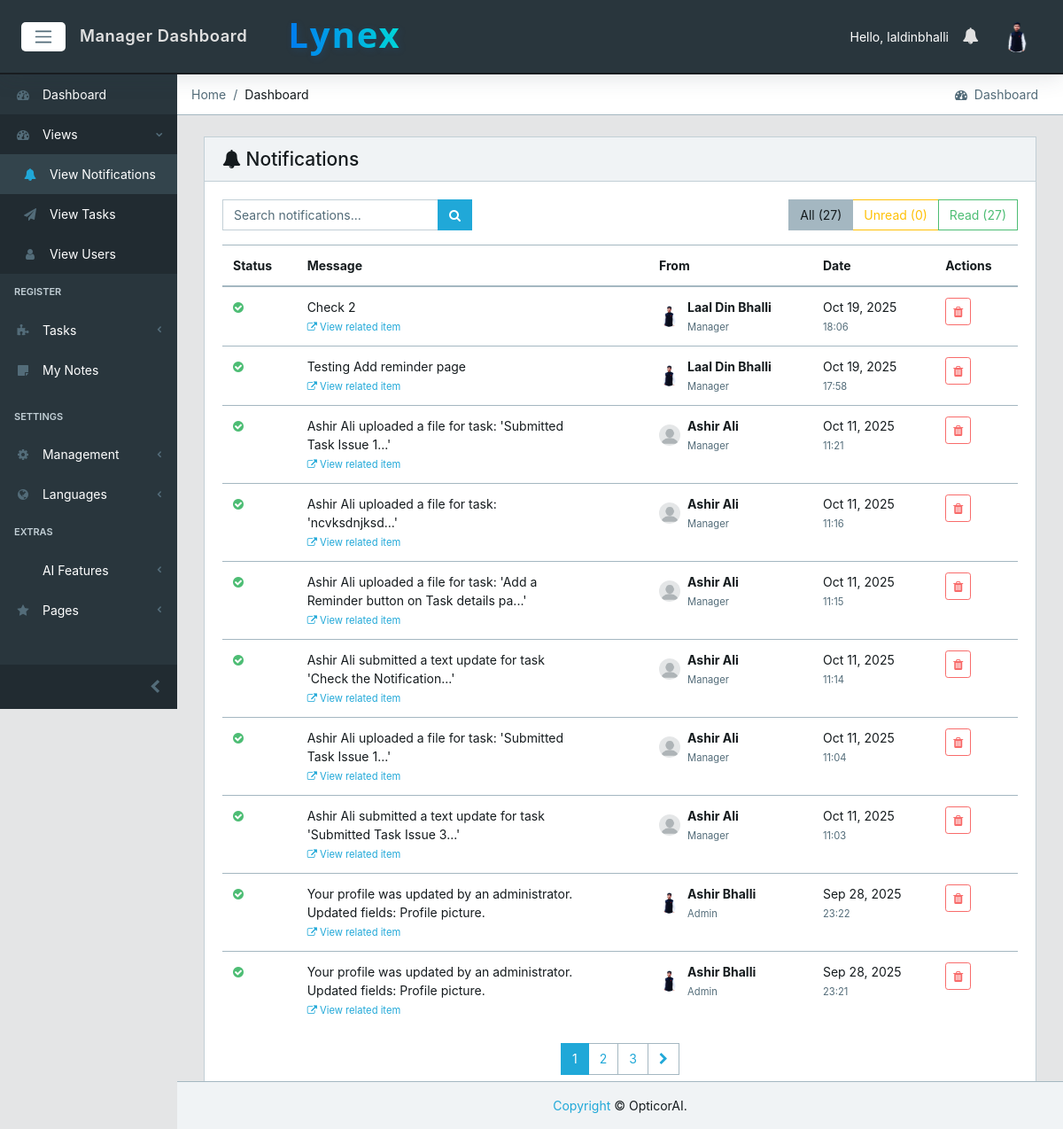
Page /notifications/ (signed in) on the earlier database version.
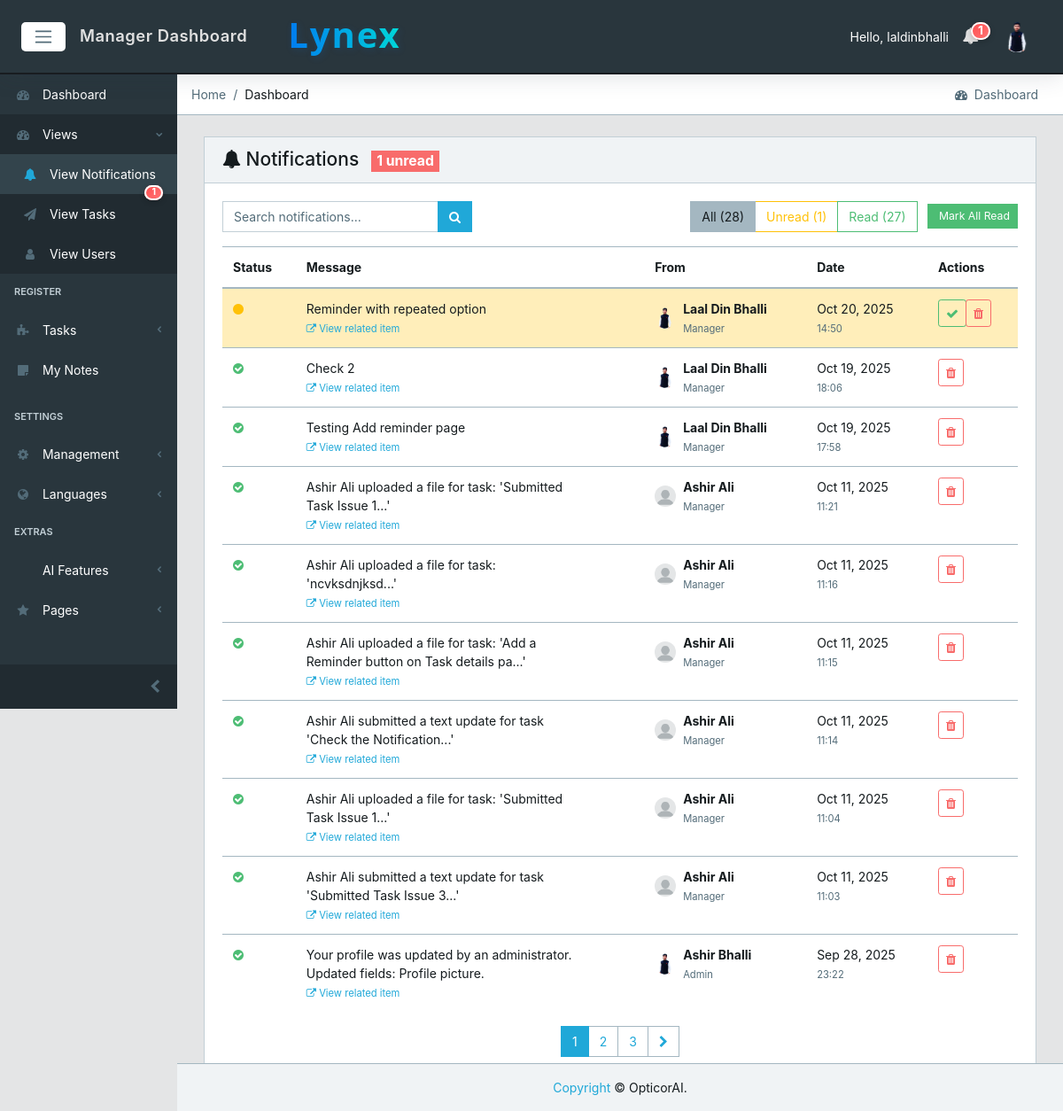
Same page on the later database version.
### core/models.py (models this page shows, shortened)
class Notification(models.Model):
    recipient = models.ForeignKey(CustomUser, on_delete=models.CASCADE, related_name='notifications')
    sender = models.ForeignKey(CustomUser, on_delete=models.SET_NULL, null=True, blank=True, related_name='sent_notifications')
    message = models.TextField()
    created_at = models.DateTimeField(auto_now_add=True)
    read = models.BooleanField(default=False)
    link = models.CharField(max_length=255, blank=True, null=True)
    class Meta:
        ordering = ['-created_at']
        indexes = [
            models.Index(fields=['recipient', 'read', 'created_at'], name='notif_rec_read_created_idx'),
        ]

class CustomUser(AbstractUser):
    email = models.EmailField(unique=True)  # Make email unique for authentication
    user_type = models.CharField(max_length=15, choices=USER_TYPE_CHOICES, db_index=True)
    designation = models.CharField(max_length=100, blank=True, null=True)
    created_by = models.ForeignKey('self', on_delete=models.SET_NULL, null=True, blank=True, related_name='created_users')
    created_date = models.DateField(auto_now_add=True)
    created_time = models.TimeField(auto_now_add=True)
    under_supervision = models.ForeignKey('self', on_delete=models.SET_NULL, null=True, blank=True, related_name='supervised_users')
    avatar = models.ImageField(upload_to='core/avatar', blank=True, null=True)
    @property
    def avatar_url(self):
        try:
            if self.avatar:
                url = getattr(self.avatar, 'url', None)
                if url and ('cloudinary' in url or 'res.cloudinary.com' in url):
                    return url
                avatar_path = getattr(self.avatar, 'path', None)
                if avatar_path and os.path.isfile(avatar_path) and url:
                    return url
        except Exception:
            pass
        return static('core/img/avatar/blank_profile.png')

### core/views.py (the view)
# urls.py: path('notifications/', views.NotificationsListView.as_view(), name='notifications-list'),
class NotificationsListView(LoginRequiredMixin, View):
    def get(self, request):
        user = request.user
        notifications = Notification.objects.select_related('sender').filter(recipient=user)
        read_filter = request.GET.get('filter', '')
        if read_filter == 'unread':
            notifications = notifications.filter(read=False)
        elif read_filter == 'read':
            notifications = notifications.filter(read=True)
        search_query = request.GET.get('search', '')
        if search_query:
            notifications = notifications.filter(
                Q(message__icontains=search_query) |
                Q(sender__first_name__icontains=search_query) |
                Q(sender__last_name__icontains=search_query)
            )
        paginator = Paginator(notifications, 10)
        page_number = request.GET.get('page')
        page_obj = paginator.get_page(page_number)
        total_count = Notification.objects.filter(recipient=user).count()
        unread_count = Notification.objects.filter(recipient=user, read=False).count()
        read_count = total_count - unread_count
        context = {
            'notifications': page_obj,
            'search_query': search_query,
            'read_filter': read_filter,
            'total_count': total_count,
            'unread_count': unread_count,
            'read_count': read_count,
        }
        return render(request, 'core/notifications_list.html', context)

### core/context_processors.py (called while the page is built)
def logged_user_processor(request):
    if request.user.is_authenticated:
        try:
            logged_user = CustomUser.objects.select_related('under_supervision').get(id=request.user.id)
            return {'logged_user': logged_user}
        except CustomUser.DoesNotExist:
            return {'logged_user': None}
    return {'logged_user': None}

def notifications_processor(request):
    if request.user.is_authenticated:
        cache_key = f"unread_count:{request.user.id}"
        unread_count = cache.get(cache_key)
        if unread_count is None:
            unread_count = Notification.objects.filter(recipient=request.user, read=False).count()
            cache.set(cache_key, unread_count, 15)  # short cache to keep badges fresh
        unread_notifications = (
            Notification.objects.select_related('sender')
            .filter(recipient=request.user, read=False)
            .order_by('-created_at')[:10]
        )
        return {
            'unread_notifications': unread_notifications,
            'unread_count': unread_count,
        }
    return {'unread_notifications': [], 'unread_count': 0}

### core/templates/core/notifications_list.html (shortened to what the changed rows need)
{% extends 'core/base.html' %}
{% load static %}
{% block content %}
<div class="container-fluid">
    <div class="row">
        <div class="col-12">
            <div class="card">
                <div class="card-header">
                    <h4 class="card-title mb-0">
                        <i class="fa fa-bell"></i> Notifications
                        {% if unread_count > 0 %}
                            <span class="badge badge-danger ml-2">{{ unread_count }} unread</span>
                        {% endif %}
                    </h4>
                </div>
                <div class="card-body">
                    <div class="row mb-3">
                        <div class="col-md-6 text-right">
                            <div class="btn-group" role="group">
                                <a href="{% url 'core:notifications-list' %}"
                                   class="btn btn-outline-secondary {% if not read_filter %}active{% endif %}">
                                    All ({{ total_count }})
                                </a>
                                <a href="{% url 'core:notifications-list' %}?filter=unread"
                                   class="btn btn-outline-warning {% if read_filter == 'unread' %}active{% endif %}">
                                    Unread ({{ unread_count }})
                                </a>
                                <a href="{% url 'core:notifications-list' %}?filter=read"
                                   class="btn btn-outline-success {% if read_filter == 'read' %}active{% endif %}">
                                    Read ({{ read_count }})
                                </a>
                            </div>
                            {% if unread_count > 0 %}
                                <form method="post" action="{% url 'core:mark-all-notifications-read' %}" class="d-inline ml-2">
                                    <button type="submit" class="btn btn-success btn-sm">
                                         Mark All Read
                                    </button>
                                </form>
                            {% endif %}
                        </div>
                    </div>
                    {% if notifications %}
                        <div class="table-responsive">
                            <table class="table table-hover">
                                <thead>
                                    <tr>
                                        <th>Status</th>
                                        <th>Message</th>
                                        <th>From</th>
                                        <th>Date</th>
                                        <th>Actions</th>
                                    </tr>
                                </thead>
                                <tbody>
                                    {% for notification in notifications %}
                                    <tr class="{% if not notification.read %}table-warning{% endif %}">
                                        <td>
                                            {% if notification.read %}
                                                <i class="fa fa-check-circle text-success" title="Read"></i>
                                            {% else %}
                                                <i class="fa fa-circle text-warning" title="Unread"></i>
                                            {% endif %}
                                        </td>
                                        <td>
                                            <div class="notification-message">
                                                {{ notification.message }}
                                                {% if notification.link %}
                                                    <br>
                                                    <small class="text-muted">
                                                        <a href="{{ notification.link }}" class="text-primary">
                                                            <i class="fa fa-external-link"></i> View related item
                                                        </a>
                                                    </small>
                                                {% endif %}
                                            </div>
                                        </td>
                                        <td>
                                            {% if notification.sender %}
                                                <div class="d-flex align-items-center">
                                                    <img src="{{ notification.sender.avatar_url }}"
                                                         class="img-avatar img-avatar-sm mr-2"
                                                         alt="{{ notification.sender.get_full_name }}">
                                                    <div>
                                                        <div class="font-weight-bold" data-i18n-skip>{{ notification.sender.get_full_name }}</div>
                                                        <small class="text-muted">{{ notification.sender.user_type|title }}</small>
                                                    </div>
                                                </div>
                                            {% else %}
                                                <span class="text-muted">System</span>
                                            {% endif %}
                                        </td>
                                        <td>
                                            <div class="text-nowrap">
                                                <div>{{ notification.created_at|date:'M d, Y' }}</div>
                                                <small class="text-muted">{{ notification.created_at|time:'H:i' }}</small>
                                            </div>
                                        </td>
                                        <td>
                                            <div class="btn-group btn-group-sm" role="group">
                                                {% if not notification.read %}
                                                    <button type="button" class="btn btn-outline-success mark-read-btn"
                                                            data-notification-id="{{ notification.id }}"
                                                            title="Mark as read">
                                                        <i class="fa fa-check"></i>
                                                    </button>
                                                {% endif %}
                                                <button type="button" class="btn btn-outline-danger delete-notification-btn"
                                                        data-notification-id="{{ notification.id }}"
                                                        title="Delete notification">
                                                    <i class="fa fa-trash"></i>
                                                </button>
                                            </div>
                                        </td>
                                    </tr>
                                    {% endfor %}
                                </tbody>
                            </table>
                        </div>
                        {% if notifications.has_other_pages %}
                            <nav aria-label="Notifications pagination">
                                <ul class="pagination justify-content-center">
                                    {% for num in notifications.paginator.page_range %}
                                        {% if notifications.number == num %}
                                            <li class="page-item active">
                                                <span class="page-link">{{ num }}</span>
                                            </li>
                                        {% elif num > notifications.number|add:'-3' and num < notifications.number|add:'3' %}
                                            <li class="page-item">
                                                <a class="page-link" href="?page={{ num }}{% if search_query %}&search={{ search_query }}{% endif %}{% if read_filter %}&filter={{ read_filter }}{% endif %}">{{ num }}</a>
                                            </li>
                                        {% endif %}
                                    {% endfor %}
                                </ul>
                            </nav>
                        {% endif %}
                    {% endif %}
                </div>
            </div>
        </div>
    </div>
</div>
{% endblock %}

### core/templates/core/base.html (shortened to what the changed rows need)
{% load static %}
<!DOCTYPE html>
<html lang="en">
<head>
  <link href="{% static 'core/css/font-awesome.min.css' %}" rel="stylesheet">
  <link href="{% static 'core/css/simple-line-icons.min.css' %}" rel="stylesheet">
  <link href="{% static 'core/css/estilo.css' %}" rel="stylesheet">
  <link href="{% static 'core/css/style.css' %}" rel="stylesheet">
  {% get_static_prefix as STATIC_PREFIX %}
</head>
{% block body %}
<body class="app header-fixed sidebar-fixed aside-menu-fixed aside-menu-hidden">
  <header class="app-header navbar">
    <div class="brand-gui d-none d-md-inline">
      <a href="{% url 'core:dashboard' %}"><h1 class="company-name">Lynex</h1></a>
    </div>
    <ul class="nav navbar-nav ml-auto">
      <li class="nav-item dropdown">
        <a class="nav-link" data-toggle="dropdown" href="#" role="button" aria-haspopup="true" aria-expanded="false">
          <i class="fa fa-bell"></i>
          {% if unread_count and unread_count > 0 %}
            <span class="badge badge-pill badge-notify">{{ unread_count }}</span>
          {% endif %}
        </a>
      </li>
    </ul>
  </header>
  <div class="app-body">
    <div class="sidebar">
      <nav class="sidebar-nav">
        <ul class="nav">
          <li class="nav-item nav-dropdown">
            <ul class="nav-dropdown-items">
              <li class="nav-item">
                <a class="nav-link" href="{% url 'core:notifications-list' %}">
                  <i class="fa fa-bell ml-2"></i> <span data-i18n="nav.view_notifications">View Notifications</span>
                  {% if unread_count and unread_count > 0 %}
                    <span class="badge badge-pill badge-notify ml-2">{{ unread_count }}</span>
                  {% endif %}
                </a>
              </li>
            </ul>
          </li>
        </ul>
      </nav>
    </div>
    <main class="main">
{% block content %}
{% endblock %}
    </main>
  </div>
</body>
{% endblock body %}
</html>

Differences in the rows shown:
no longer on this page (row unchanged): Notification: read True (drawn), message "Your profile was updated by an administrator. Updated fields: Profile picture.", sender.avatar_url (picture), sender.get_full_name "Ashir Bhalli", sender.user_type "Admin", created_at "Sep 28, 2025", created_at "23:21"
added Notification: read False (drawn), message "Reminder with repeated option", sender.avatar_url (picture), sender.get_full_name "Laal Din Bhalli", sender.user_type "Manager", created_at "Oct 20, 2025", created_at "14:50"
Other differences:
{{ unread_count }}: (not shown) → "1"
{{ total_count }}: "27" → "28"
{{ unread_count }}: "0" → "1"
text now shown: "unread Mark All Read"
